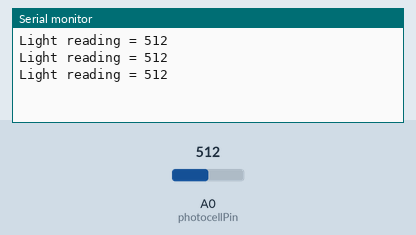
This sketch was run on a simulated Arduino Uno, built with avr-gcc and run on an emulated ATmega328P. Shown: the last lines printed to the serial monitor. The inputs (shaded band) are chosen by the test bench; at power-on: A0 (photocellPin) = 512.

Above: at 1.3 s.
1.4 s: A0 (photocellPin) set to 716
At 2.1 s:
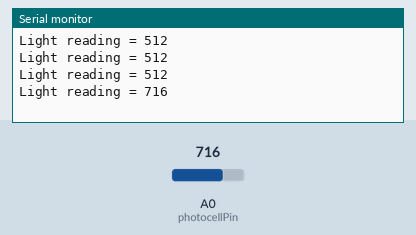
2.9 s: A0 (photocellPin) set to 900
At 4.1 s:
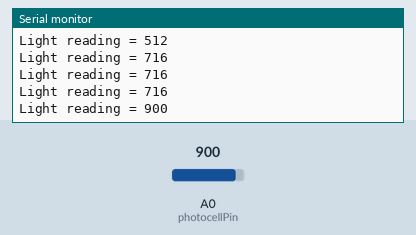
Timing chart, 0 to 5.9 s (numbered marks = the images above; inputs shaded):
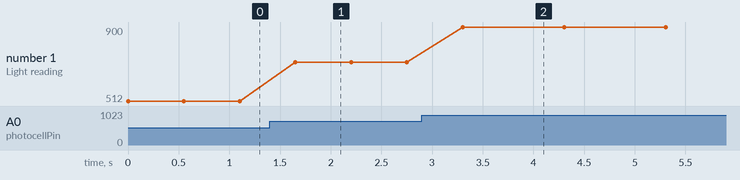

Measured:
- after the input at 1.4 s, the serial monitor: prints a new line after 0.25 s (image 1)
- after the input at 2.9 s, the serial monitor: prints a new line after 0.40 s (image 2)
- plotted number 1: 512 → 716 after the input at 1.4 s, 716 → 900 after the input at 2.9 s

The sketch:

Licht_Sensor_RF_Donker_naar_licht.ino
```cpp
    #include <RCSwitch.h>

RCSwitch mySwitch = RCSwitch();


    int photocellPin = 0;
    int photocellReading;


    void setup(void) {

      Serial.begin(9600);
      mySwitch.enableTransmit(4);
    }

    void loop(void) {
      photocellReading = analogRead(photocellPin);
      Serial.print("Light reading = ");
      Serial.println(photocellReading);


      if (photocellReading <=900)
      {  mySwitch.send(10145391, 24);
         }

      if (photocellReading >=900)
      { mySwitch.send(10145390, 24);
        }

      delay(100);


}
```
